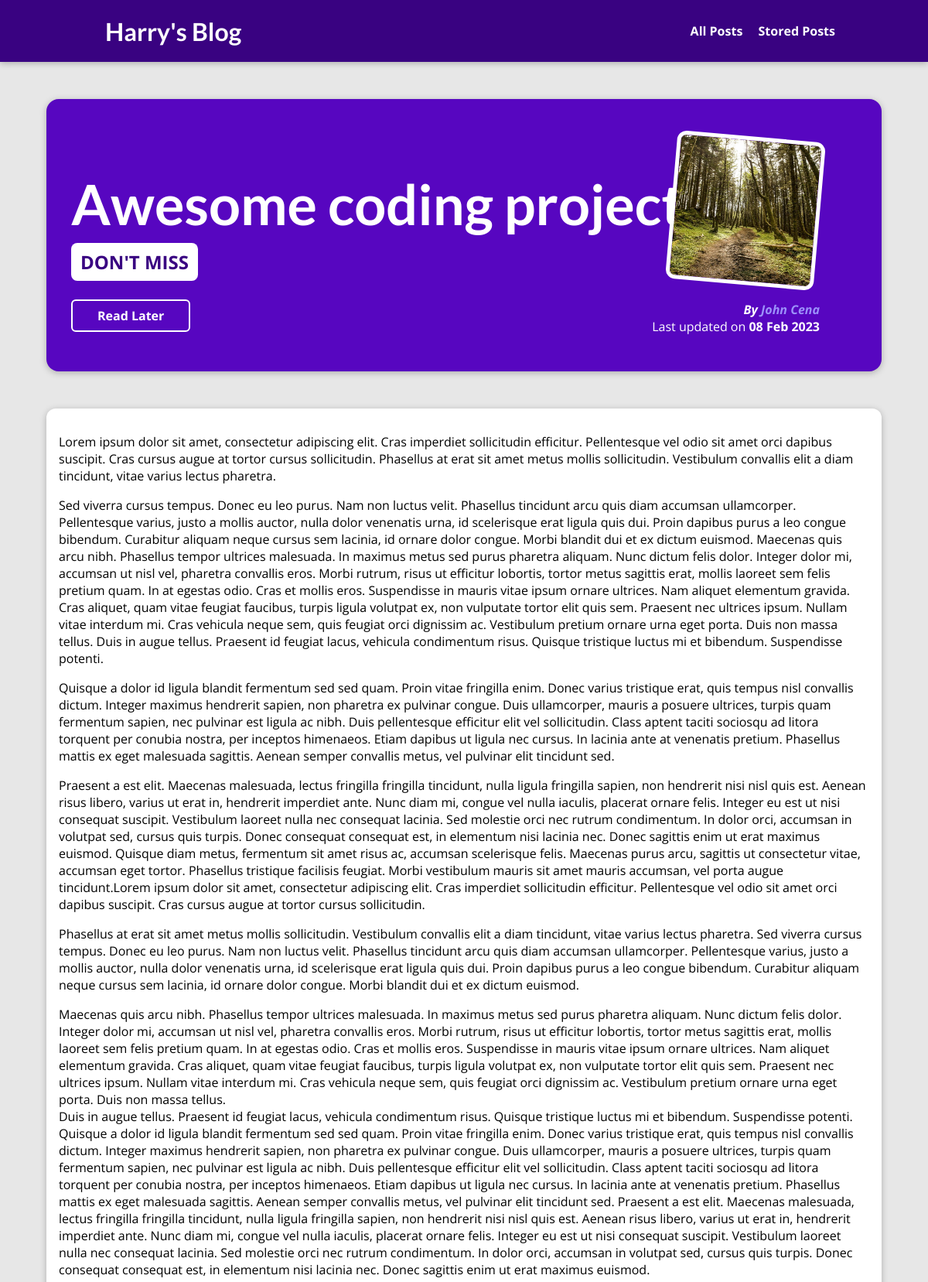
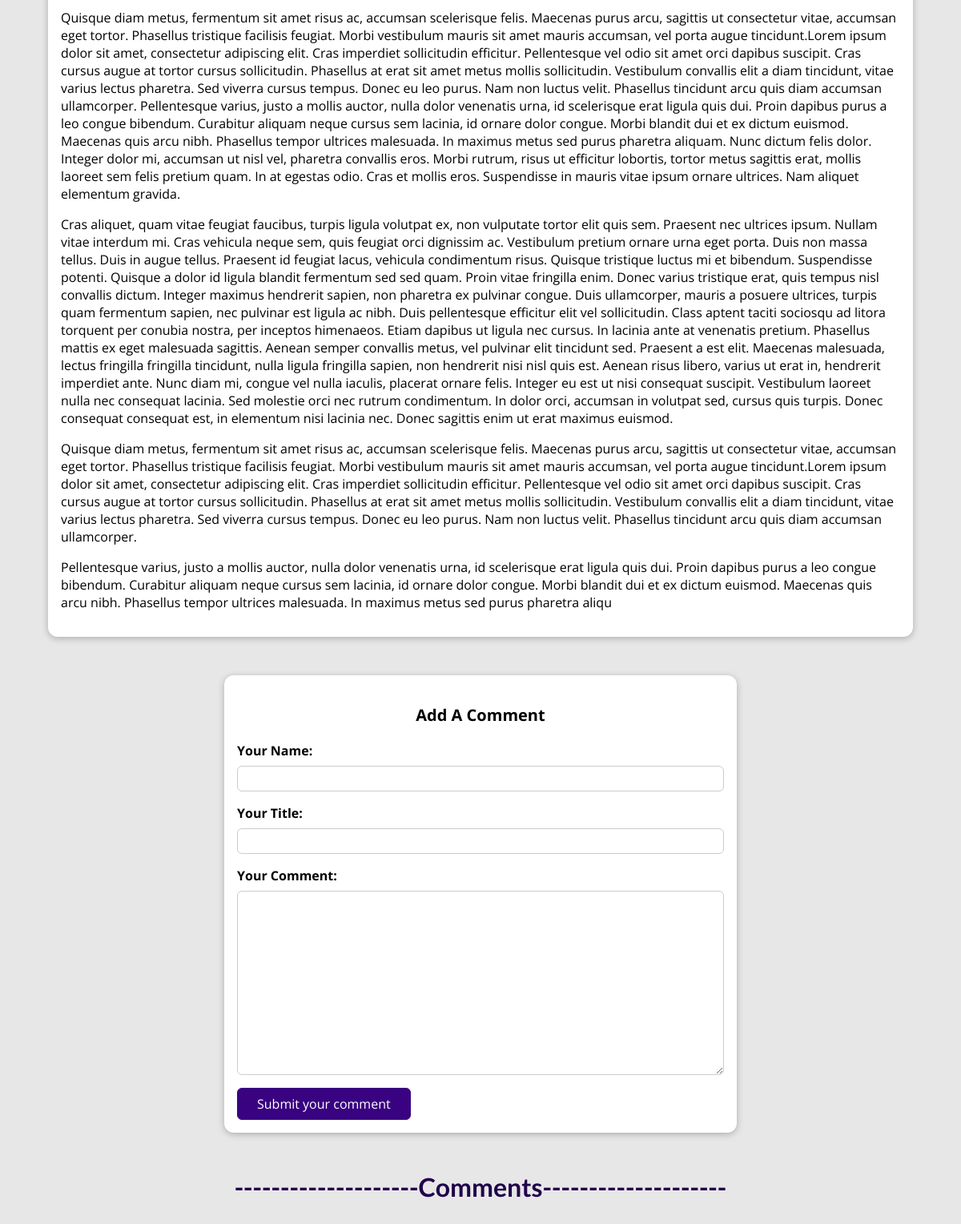
/posts/awesome-coding-project, run on the app's committed database (2 pictures, top to bottom).
### blog/models.py (models this page shows, shortened)
class Post(models.Model):
    title = models.CharField(max_length=150)
    excerpt = models.CharField(max_length=200)
    image = models.ImageField(upload_to="posts", null=True)
    date = models.DateField(auto_now=True, null=True)
    slug = models.SlugField(unique=True, null=True, db_index=True) #added db_index for faster querying
    content = models.TextField(validators=[MinLengthValidator(20)])
    tags = models.ManyToManyField(Tag)
    author = models.ForeignKey("Author", on_delete=models.SET_NULL, null=True, related_name="posts")

class Tag(models.Model):
    caption = models.CharField(max_length=20)

class Author(models.Model):
    first_name = models.CharField(max_length=50)
    last_name = models.CharField(max_length=50)
    email = models.EmailField(max_length=50)
    def __str__(self):
        return f"{self.first_name} {self.last_name}"

### blog/views.py (the view, shortened to what this page needs)
# urls.py: path("posts/<slug:slug>", views.PostDetailView.as_view(), name="post-details"),
class PostDetailView(View):
    def is_stored_post(self, request, post_id):
        stored_posts = request.session.get("stored_posts")
        if stored_posts is not None:
            is_saved_for_later = post_id in stored_posts
        else:
            is_saved_for_later = False
        return is_saved_for_later
    def get(self, request, slug):
        post = Post.objects.get(slug=slug)
        is_saved = self.is_stored_post(request, post.id)
        context = {
        "post": post,
        "tags": post.tags.all(),
        "form": CommentForm(),
        "all_comments": post.comments.all().order_by("-id"),
        "saved_for_later": is_saved,
    }
        return render(request, "blog/post-detail.html", context)

### blog/forms.py
class CommentForm(forms.ModelForm):
    class Meta:
        model = Comment
        exclude = ["post",]
        labels = {
            "user_name": "Your Name",
            "title": "Your Title",
            "text": "Your Comment"
        }

### blog/templates/blog/post-detail.html (shortened to what this page needs)
{% extends 'base.html' %}
{% load static %}
{% block css_files %}
    <link rel="stylesheet" href="{% static "blog/post-detail.css" %}" />
{% endblock %}
{% block content %}
    <section id="summary">
        <h2>{{ post.title }}</h2>
        <div>
            {% for tag in tags %}
                <span>{{ tag.caption }}</span>
            {% endfor %}
        </div>
        <div id="read-later">
            <form action="{% url "read-later" %}" method="POST">
                    <button>
                        {% if saved_for_later %}
                            Remove from Read Later
                        {% else %}
                            Read Later
                        {% endif %}
                    </button>
            </form>
        </div>
        <article>
            <img src="{{ post.image.url }}" alt="{{ post.title }}" />
            <address>By <a href="mailto:{{ post.author.email }}">{{ post.author }}</a></address>
            <div>
                Last updated on <time>{{ post.date|date:"d M Y" }}</time>
            </div>
        </article>
    </section>
    <main>
        {{ post.content|linebreaks }}
    </main>
    <section id="comment-form">
        <p>Add A Comment</p>
        <form form="{% url "post-details" post.slug %}" method="POST">
            {% for element in form %}
            <div class="form-control {% if element.errors %}invalid{% endif %}">
                {{ element.label_tag }}
                {{ element }}
            </div>
            {% endfor %}
            <button>Submit your comment</button>
        </form>
    </section>
    <section id="all-comments">
        <h2>--------------------Comments--------------------</h2>
    </section>
{% endblock %}

### static/app.css (style rules this page uses)
* { box-sizing: border-box; }
html { font-family: 'Open Sans', 'Lato', sans-serif; }
body { margin: 0; }
h1, h2, h3 { font-family: 'Lato', sans-serif; font-weight: bold; }

### blog/static/blog/post-detail.css (style rules this page uses)
body { background-color: #e7e7e7; }
#summary { margin: 8rem auto 3rem auto; padding: 2rem; width: 90%; max-width: 90rem; border-radius: 16px; background-color: #5706c0; position: relative; box-shadow: 0 2px 8px rgba(0, 0, 0, 0.25); height: 22rem; }
#summary h2 { color: white; font-size: 4.5rem; margin-bottom: 1rem; }
#summary article { position: absolute; top: 2rem; right: 3rem; padding: 1rem 2rem; border-radius: 12px; text-align: right; color: white; }
#summary article img { width: 12rem; height: 12rem; border-radius: 12px; transform: rotateZ(5deg); border: 5px solid white; margin-bottom: 1rem; }
#summary address { font-weight: bold; }
#summary a { color: rgb(156, 145, 250); text-decoration: none; }
#summary time { font-weight: bold; }
#summary div span { font-weight: bold; font-size: x-large; background-color: white; color: #390281; padding: 0.5rem 0.75rem ; border-radius: 8px; }
#read-later { margin: 2rem 0; }
#read-later button { background-color: transparent; border: 2px solid white; padding: 0.5rem 2rem; font: inherit; color: white; border-radius: 6px; font-weight: bold; cursor: pointer; }
main { width: 90%; max-width: 90rem; margin: 3rem auto; background-color: white; padding: 1rem; border-radius: 12px; box-shadow: 0 2px 8px rgba(0, 0, 0, 0.25); }
#comment-form p { font-weight: bold; font-size: 1.25rem; text-align: center; }
#comment-form { margin: 3rem auto; width: 90%; max-width: 40rem; border-radius: 12px; background-color: white; box-shadow: 0 2px 8px rgba(0, 0, 0, 0.25); padding: 1rem; }
#comment-form button { font: inherit; background-color: #390281; color: white; border: 1px solid #390281; padding: 0.5rem 1.5rem; border-radius: 6px; cursor: pointer; }
.form-control { margin-bottom: 1rem; }
.form-control label { font-weight: bold; margin-bottom: 0.5rem; display: block; }
.form-control input, .form-control textarea { display: block; width: 100%; font: inherit; padding: 0.25rem; border-radius: 6px; border: 1px solid #ccc; }
#all-comments { text-align: center; background-color: #e7e7e7; font: inherit; border-radius: 12px; width: 100%; }
#all-comments h2 { font-size: xx-large; color: #20014a; }

### data on the page
Post: title "Awesome coding project", image (picture), author "John Cena", date "08 Feb 2023", content "Lorem ipsum dolor sit amet, consectetur adipiscing elit. Cras imperdiet sollicitudin efficitur. Pellentesque vel odio sit amet orci dapibus suscipit. Cras cursus augue at tortor cursus sollicitudin. Phasellus at erat sit amet metus mollis sollicitudin. Vestibulum convallis elit a diam tincidunt, vitae varius lectus pharetra. Sed viverra cursus tempus. Donec eu leo purus. Nam non luctus velit. Phasellus tincidunt arcu quis diam accumsan ullamcorper. Pellentesque varius, justo a mollis auctor, nulla dolor venenatis urna, id scelerisque erat ligula quis dui. Proin dapibus purus a leo congue bibendum. Curabitur aliquam neque cursus sem lacinia, id ornare dolor congue. Morbi blandit dui et ex…"
Tag: caption "DON'T MISS"

### other printed values
{{ element.label_tag }} "Your Name:" "Your Title:" "Your Comment:"
